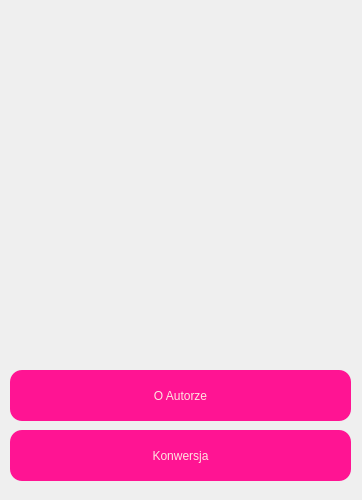
<?xml version="1.0" encoding="UTF-8"?>
<ui version="4.0">
 <class>Menu</class>
 <widget class="QDialog" name="Menu">
  <property name="geometry">
   <rect>
    <x>0</x>
    <y>0</y>
    <width>362</width>
    <height>500</height>
   </rect>
  </property>
  <property name="minimumSize">
   <size>
    <width>362</width>
    <height>500</height>
   </size>
  </property>
  <property name="maximumSize">
   <size>
    <width>362</width>
    <height>500</height>
   </size>
  </property>
  <property name="windowTitle">
   <string>Dialog</string>
  </property>
  <property name="styleSheet">
   <string notr="true"/>
  </property>
  <widget class="QPushButton" name="Konwersja">
   <property name="geometry">
    <rect>
     <x>10</x>
     <y>430</y>
     <width>341</width>
     <height>51</height>
    </rect>
   </property>
   <property name="styleSheet">
    <string notr="true">QPushButton {
    background-color: #FF1493;
    color: #FFE4E1;
    font-size: 12px;
    border-radius: 12px;
    padding: 8px;
}

QPushButton:hover {
    background-color: #C71585;
}

QPushButton:pressed {
    background-color: #C71585;
}</string>
   </property>
   <property name="text">
    <string>Konwersja</string>
   </property>
  </widget>
  <widget class="QPushButton" name="OAutorze">
   <property name="geometry">
    <rect>
     <x>10</x>
     <y>370</y>
     <width>341</width>
     <height>51</height>
    </rect>
   </property>
   <property name="styleSheet">
    <string notr="true">QPushButton {
    background-color: #FF1493;
    color: #FFE4E1;
    font-size: 12px;
    border-radius: 12px;
    padding: 8px;
}

QPushButton:hover {
    background-color: #C71585;
}

QPushButton:pressed {
    background-color: #C71585;
}</string>
   </property>
   <property name="text">
    <string>O Autorze</string>
   </property>
  </widget>
  <widget class="QLabel" name="label">
   <property name="geometry">
    <rect>
     <x>0</x>
     <y>0</y>
     <width>491</width>
     <height>751</height>
    </rect>
   </property>
   <property name="styleSheet">
    <string notr="true">background-size: 32px 32px;
background-image: url(:/barbie.jpg);
    background-position: center;</string>
   </property>
   <property name="text">
    <string/>
   </property>
  </widget>
  <zorder>label</zorder>
  <zorder>Konwersja</zorder>
  <zorder>OAutorze</zorder>
 </widget>
 <resources/>
 <connections/>
</ui>
